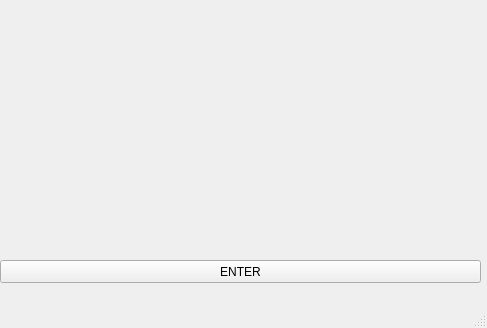
<?xml version="1.0" encoding="UTF-8"?>
<ui version="4.0">
 <class>MainWindow</class>
 <widget class="QMainWindow" name="MainWindow">
  <property name="geometry">
   <rect>
    <x>0</x>
    <y>0</y>
    <width>487</width>
    <height>328</height>
   </rect>
  </property>
  <property name="windowTitle">
   <string>MainWindow</string>
  </property>
  <widget class="QWidget" name="centralwidget">
   <widget class="QPushButton" name="pushButton">
    <property name="geometry">
     <rect>
      <x>0</x>
      <y>260</y>
      <width>481</width>
      <height>23</height>
     </rect>
    </property>
    <property name="text">
     <string>ENTER</string>
    </property>
   </widget>
  </widget>
  <widget class="QMenuBar" name="menubar">
   <property name="geometry">
    <rect>
     <x>0</x>
     <y>0</y>
     <width>487</width>
     <height>21</height>
    </rect>
   </property>
  </widget>
  <widget class="QStatusBar" name="statusbar"/>
 </widget>
 <resources/>
 <connections/>
</ui>
